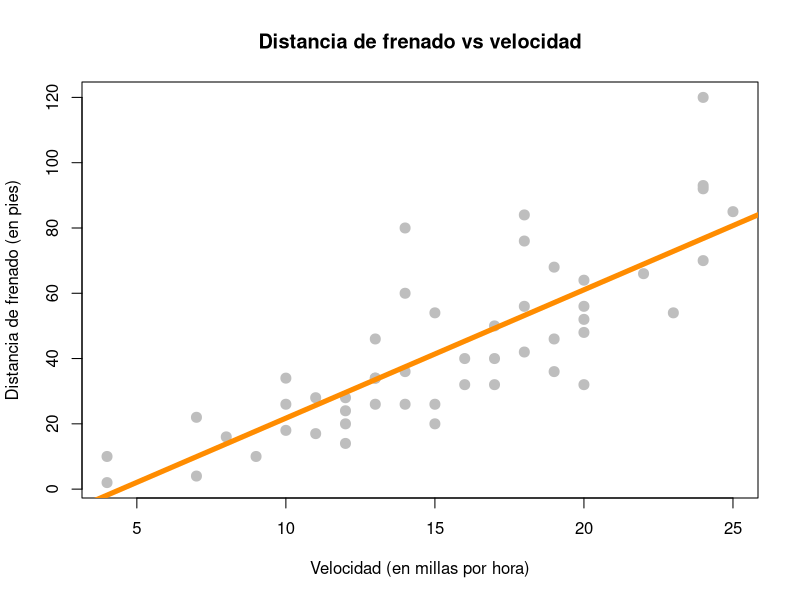
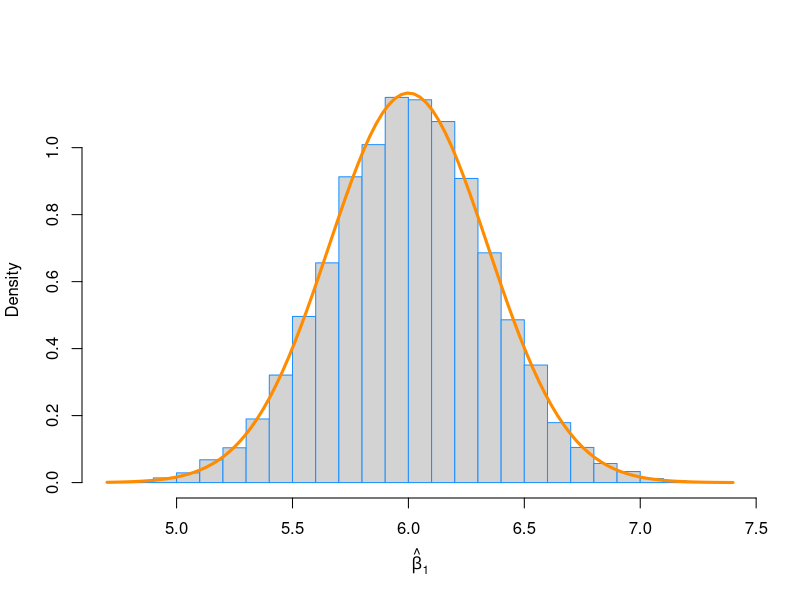
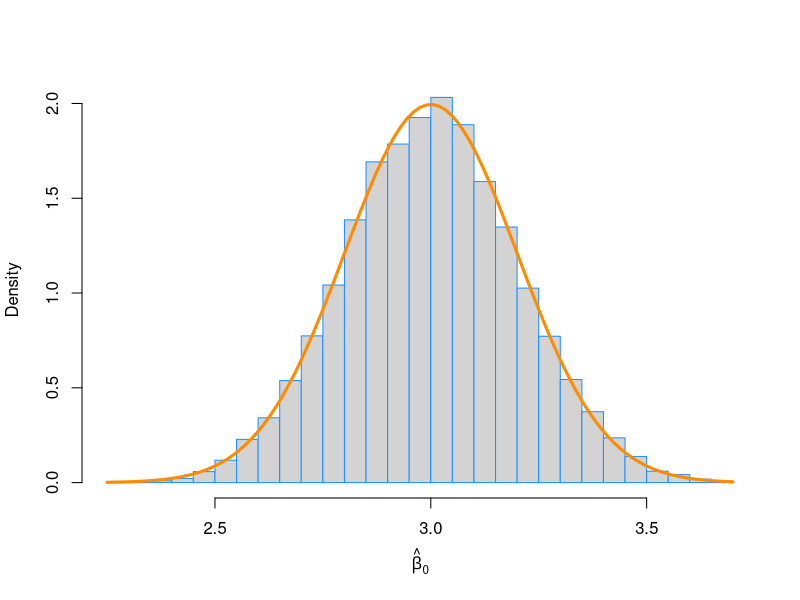
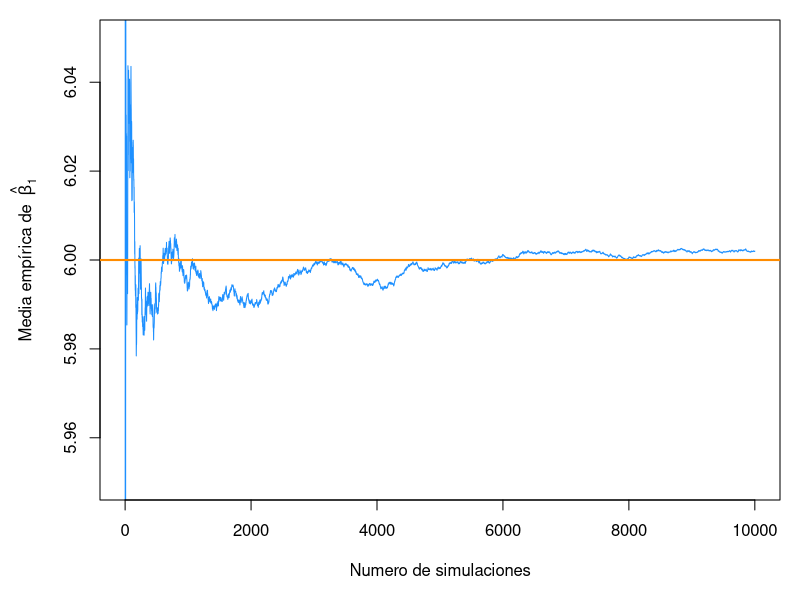
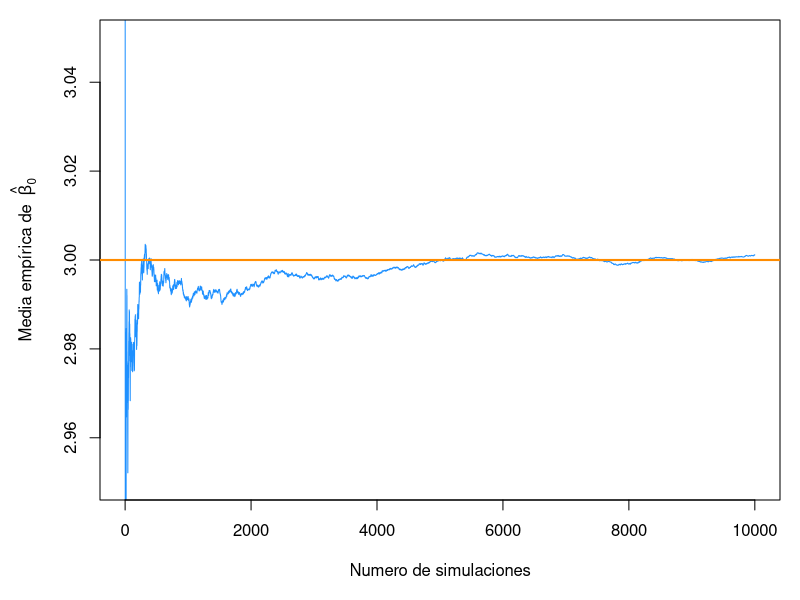
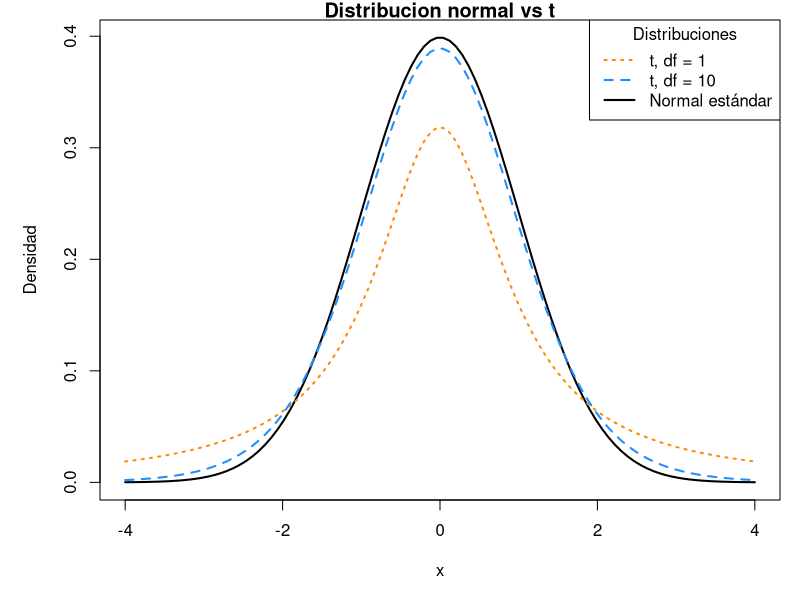
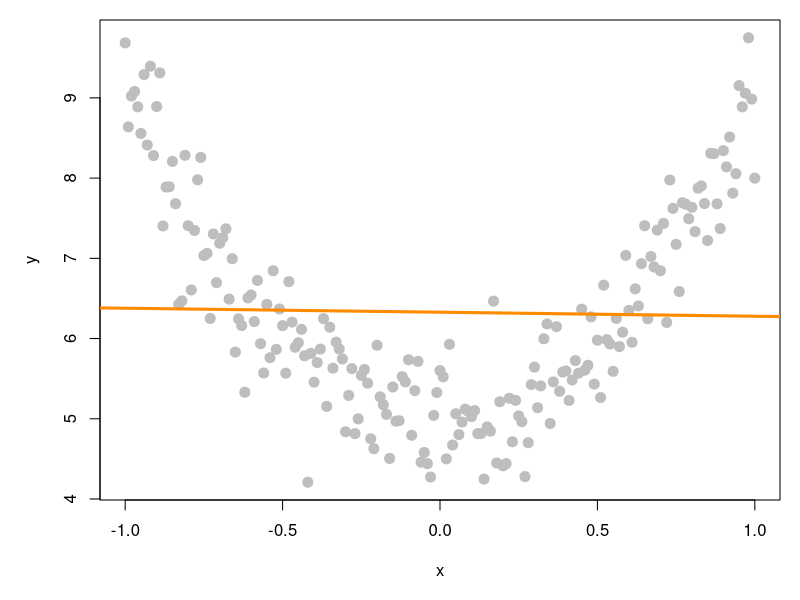
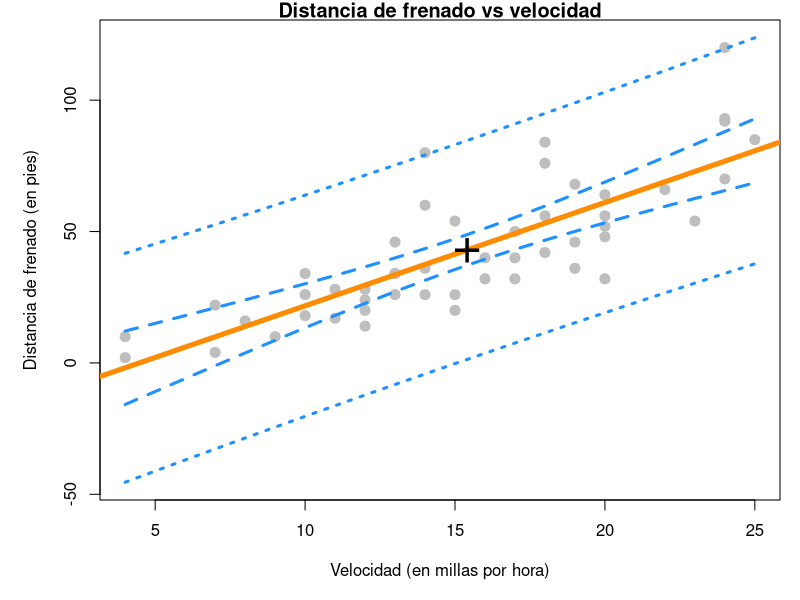

Generate these figures, in order, with R:
## ---- chunk 1
knitr::opts_chunk$set(cache = TRUE, autodep = TRUE, fig.align = "center")
## ---- chunk 2
stop_dist_model = lm(dist ~ speed, data = cars)
summary(stop_dist_model)
## ---- chunk 3
plot(dist ~ speed, data = cars,
     xlab = "Velocidad (en millas por hora)",
     ylab = "Distancia de frenado (en pies)",
     main = "Distancia de frenado vs velocidad",
     pch  = 20,
     cex  = 2,
     col  = "grey")
abline(stop_dist_model, lwd = 5, col = "darkorange")
## ---- chunk 4
set.seed(42)
sample_size = 100 # esto es n
x = seq(-1, 1, length = sample_size)
Sxx = sum((x - mean(x)) ^ 2)
## ---- chunk 5
beta_0 = 3
beta_1 = 6
sigma  = 2
## ---- chunk 6
(var_beta_1_hat = sigma ^ 2 / Sxx)
(var_beta_0_hat = sigma ^ 2 * (1 / sample_size + mean(x) ^ 2 / Sxx))
## ---- chunk 7
num_samples = 10000
beta_0_hats = rep(0, num_samples)
beta_1_hats = rep(0, num_samples)

for (i in 1:num_samples) {
  eps = rnorm(sample_size, mean = 0, sd = sigma)
  y   = beta_0 + beta_1 * x + eps
  
  sim_model = lm(y ~ x)
  
  beta_0_hats[i] = coef(sim_model)[1]
  beta_1_hats[i] = coef(sim_model)[2]
}
## ---- chunk 8
mean(beta_1_hats) # media empírica
beta_1            # media verdadera 
var(beta_1_hats)  # varianza empírica
var_beta_1_hat    # varianza verdadera 
## ---- chunk 9
# tenga en cuenta que es necesario utilizar prob = TRUE
hist(beta_1_hats, prob = TRUE, breaks = 20, 
     xlab = expression(hat(beta)[1]), main = "", border = "dodgerblue")
curve(dnorm(x, mean = beta_1, sd = sqrt(var_beta_1_hat)), 
      col = "darkorange", add = TRUE, lwd = 3)
## ---- chunk 10
mean(beta_0_hats) # media empírica
beta_0            # media verdadera 
var(beta_0_hats)  # varianza empírica
var_beta_0_hat    # varianza verdadera 
## ---- chunk 11
hist(beta_0_hats, prob = TRUE, breaks = 25, 
     xlab = expression(hat(beta)[0]), main = "", border = "dodgerblue")
curve(dnorm(x, mean = beta_0, sd = sqrt(var_beta_0_hat)),
      col = "darkorange", add = TRUE, lwd = 3)
## ---- chunk 12
par(mar = c(5, 5, 1, 1)) 
plot(cumsum(beta_1_hats) / (1:length(beta_1_hats)), type = "l", ylim = c(5.95, 6.05),
     xlab = "Numero de simulaciones",
     ylab = expression("Media empírica de " ~ hat(beta)[1]),
     col  = "dodgerblue")
abline(h = 6, col = "darkorange", lwd = 2)

par(mar = c(5, 5, 1, 1)) 
plot(cumsum(beta_0_hats) / (1:length(beta_0_hats)), type = "l", ylim = c(2.95, 3.05),
     xlab = "Numero de simulaciones",
     ylab = expression("Media empírica de " ~ hat(beta)[0]),
     col  = "dodgerblue")
abline(h = 3, col = "darkorange", lwd = 2)
## ---- chunk 13
# definir cuadrícula de valores x
x = seq(-4, 4, length = 100)

# graficar curva para normal estándar
plot(x, dnorm(x), type = "l", lty = 1, lwd = 2,
     xlab = "x", ylab = "Densidad", main = "Distribucion normal vs t")
# agregar curvas para distribuciones t
lines(x, dt(x, df = 1), lty = 3, lwd = 2, col = "darkorange")
lines(x, dt(x, df = 10), lty = 2, lwd = 2, col = "dodgerblue")

# agregar leyenda
legend("topright", title = "Distribuciones",
       legend = c("t, df = 1", "t, df = 10", "Normal estándar"), 
       lwd = 2, lty = c(3, 2, 1), col = c("darkorange", "dodgerblue", "black"))
## ---- chunk 14
stop_dist_model = lm(dist ~ speed, data = cars)
summary(stop_dist_model)
## ---- chunk 15
names(summary(stop_dist_model))
summary(stop_dist_model)$coefficients
## ---- chunk 16
summary(stop_dist_model)$coefficients[2,]
## ---- chunk 17
summary(stop_dist_model)$coefficients[1,]
## ---- chunk 18
stop_dist_model_test_info = summary(stop_dist_model)$coefficients

beta_0_hat      = stop_dist_model_test_info[1, 1] # Estimate
beta_0_hat_se   = stop_dist_model_test_info[1, 2] # Std. Error
beta_0_hat_t    = stop_dist_model_test_info[1, 3] # t value
beta_0_hat_pval = stop_dist_model_test_info[1, 4] # Pr(>|t|)

beta_1_hat      = stop_dist_model_test_info[2, 1] # Estimate
beta_1_hat_se   = stop_dist_model_test_info[2, 2] # Std. Error
beta_1_hat_t    = stop_dist_model_test_info[2, 3] # t value
beta_1_hat_pval = stop_dist_model_test_info[2, 4] # Pr(>|t|)
## ---- chunk 19
(beta_1_hat - 0) / beta_1_hat_se
beta_1_hat_t
## ---- chunk 20
2 * pt(abs(beta_1_hat_t), df = length(resid(stop_dist_model)) - 2, lower.tail = FALSE)
beta_1_hat_pval
## ---- chunk 21
set.seed(42)
x = seq(-1, 1, 0.01)
y = 5 + 4 * x ^ 2 + rnorm(length(x), 0, 0.5)
plot(x, y, pch  = 20, cex  = 2, col  = "grey")
abline(lm(y ~ x), lwd = 3, col = "darkorange")
## ---- chunk 22
confint(stop_dist_model, level = 0.99)
## ---- chunk 23
beta_1_hat = coef(stop_dist_model)[2]

beta_1_hat_se = summary(stop_dist_model)$coefficients[2, 2]

crit = qt(0.995, df = length(resid(stop_dist_model)) - 2)

c(beta_1_hat - crit * beta_1_hat_se, beta_1_hat + crit * beta_1_hat_se)
## ---- chunk 24
new_speeds = data.frame(speed = c(5, 21))
predict(stop_dist_model, newdata = new_speeds, 
        interval = c("confidence"), level = 0.99)
## ---- chunk 25
predict(stop_dist_model, newdata = new_speeds, 
        interval = c("prediction"), level = 0.99)
## ---- chunk 26
speed_grid = seq(min(cars$speed), max(cars$speed), by = 0.01)
dist_ci_band = predict(stop_dist_model, 
                       newdata = data.frame(speed = speed_grid), 
                       interval = "confidence", level = 0.99)
dist_pi_band = predict(stop_dist_model, 
                       newdata = data.frame(speed = speed_grid), 
                       interval = "prediction", level = 0.99) 

plot(dist ~ speed, data = cars,
     xlab = "Velocidad (en millas por hora)",
     ylab = "Distancia de frenado (en pies)",
     main = "Distancia de frenado vs velocidad",
     pch  = 20,
     cex  = 2,
     col  = "grey",
     ylim = c(min(dist_pi_band), max(dist_pi_band)))
abline(stop_dist_model, lwd = 5, col = "darkorange")

lines(speed_grid, dist_ci_band[,"lwr"], col = "dodgerblue", lwd = 3, lty = 2)
lines(speed_grid, dist_ci_band[,"upr"], col = "dodgerblue", lwd = 3, lty = 2)
lines(speed_grid, dist_pi_band[,"lwr"], col = "dodgerblue", lwd = 3, lty = 3)
lines(speed_grid, dist_pi_band[,"upr"], col = "dodgerblue", lwd = 3, lty = 3)
points(mean(cars$speed), mean(cars$dist), pch = "+", cex = 3)
## ---- chunk 27
summary(stop_dist_model)
## ---- chunk 28
anova(stop_dist_model)
## ---- chunk 29
anova(lm(dist ~ 1, data = cars), lm(dist ~ speed, data = cars))
